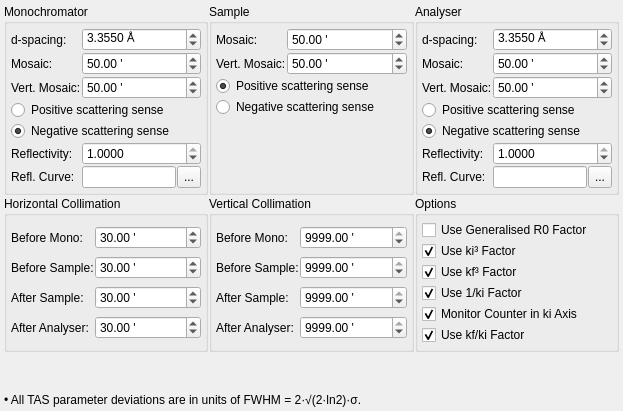
     <widget class="QWidget" name="tabTAS">
      <attribute name="title">
       <string>TAS</string>
      </attribute>
      <layout class="QGridLayout" name="gridLayout_2">
       <property name="leftMargin">
        <number>4</number>
       </property>
       <property name="topMargin">
        <number>4</number>
       </property>
       <property name="rightMargin">
        <number>4</number>
       </property>
       <property name="bottomMargin">
        <number>4</number>
       </property>
       <property name="spacing">
        <number>1</number>
       </property>
       <item row="0" column="2">
        <widget class="QGroupBox" name="groupBox_2">
         <property name="sizePolicy">
          <sizepolicy hsizetype="Preferred" vsizetype="Preferred">
           <horstretch>1</horstretch>
           <verstretch>0</verstretch>
          </sizepolicy>
         </property>
         <property name="title">
          <string>Analyser</string>
         </property>
         <layout class="QGridLayout" name="gridLayout_36">
          <property name="leftMargin">
           <number>4</number>
          </property>
          <property name="topMargin">
           <number>4</number>
          </property>
          <property name="rightMargin">
           <number>4</number>
          </property>
          <property name="bottomMargin">
           <number>4</number>
          </property>
          <property name="spacing">
           <number>1</number>
          </property>
          <item row="0" column="0">
           <widget class="QLabel" name="label_32">
            <property name="sizePolicy">
             <sizepolicy hsizetype="Fixed" vsizetype="Preferred">
              <horstretch>0</horstretch>
              <verstretch>0</verstretch>
             </sizepolicy>
            </property>
            <property name="text">
             <string>d-spacing:</string>
            </property>
           </widget>
          </item>
          <item row="1" column="0">
           <widget class="QLabel" name="label_33">
            <property name="sizePolicy">
             <sizepolicy hsizetype="Fixed" vsizetype="Preferred">
              <horstretch>0</horstretch>
              <verstretch>0</verstretch>
             </sizepolicy>
            </property>
            <property name="text">
             <string>Mosaic:</string>
            </property>
           </widget>
          </item>
          <item row="2" column="0">
           <widget class="QLabel" name="label_33b">
            <property name="sizePolicy">
             <sizepolicy hsizetype="Fixed" vsizetype="Preferred">
              <horstretch>0</horstretch>
              <verstretch>0</verstretch>
             </sizepolicy>
            </property>
            <property name="text">
             <string>Vert. Mosaic:</string>
            </property>
           </widget>
          </item>
          <item row="5" column="0">
           <widget class="QLabel" name="label_34">
            <property name="text">
             <string>Reflectivity:</string>
            </property>
           </widget>
          </item>
          <item row="6" column="0">
           <widget class="QLabel" name="label_17">
            <property name="text">
             <string>Refl. Curve:</string>
            </property>
           </widget>
          </item>
          <item row="6" column="1">
           <widget class="QLineEdit" name="editAnaEffic"/>
          </item>
          <item row="6" column="2">
           <widget class="QToolButton" name="btnAnaEffic">
            <property name="sizePolicy">
             <sizepolicy hsizetype="Fixed" vsizetype="Preferred">
              <horstretch>0</horstretch>
              <verstretch>0</verstretch>
             </sizepolicy>
            </property>
            <property name="toolTip">
             <string>Browse for reflectivity files.</string>
            </property>
            <property name="text">
             <string>...</string>
            </property>
           </widget>
          </item>
          <item row="5" column="1" colspan="2">
           <widget class="QDoubleSpinBox" name="spinAnaEffic">
            <property name="decimals">
             <number>4</number>
            </property>
            <property name="maximum">
             <double>1.000000000000000</double>
            </property>
            <property name="singleStep">
             <double>0.010000000000000</double>
            </property>
            <property name="value">
             <double>1.000000000000000</double>
            </property>
           </widget>
          </item>
          <item row="4" column="0" colspan="3">
           <widget class="QRadioButton" name="radioAnaScatterMinus">
            <property name="text">
             <string>Negative scattering sense</string>
            </property>
            <property name="checked">
             <bool>true</bool>
            </property>
           </widget>
          </item>
          <item row="3" column="0" colspan="3">
           <widget class="QRadioButton" name="radioAnaScatterPlus">
            <property name="text">
             <string>Positive scattering sense</string>
            </property>
            <property name="checked">
             <bool>false</bool>
            </property>
           </widget>
          </item>
          <item row="2" column="1" colspan="2">
           <widget class="QDoubleSpinBox" name="spinAnaMosaicV">
            <property name="suffix">
             <string> '</string>
            </property>
            <property name="decimals">
             <number>2</number>
            </property>
            <property name="maximum">
             <double>999.000000000000000</double>
            </property>
            <property name="value">
             <double>50.000000000000000</double>
            </property>
           </widget>
          </item>
          <item row="1" column="1" colspan="2">
           <widget class="QDoubleSpinBox" name="spinAnaMosaic">
            <property name="suffix">
             <string> '</string>
            </property>
            <property name="decimals">
             <number>2</number>
            </property>
            <property name="maximum">
             <double>999.000000000000000</double>
            </property>
            <property name="value">
             <double>50.000000000000000</double>
            </property>
           </widget>
          </item>
          <item row="0" column="1" colspan="2">
           <widget class="QDoubleSpinBox" name="spinAnad">
            <property name="suffix">
             <string> Å</string>
            </property>
            <property name="decimals">
             <number>4</number>
            </property>
            <property name="singleStep">
             <double>0.050000000000000</double>
            </property>
            <property name="value">
             <double>3.355000000000000</double>
            </property>
           </widget>
          </item>
         </layout>
        </widget>
       </item>
       <item row="1" column="0">
        <widget class="QGroupBox" name="groupBox_5">
         <property name="sizePolicy">
          <sizepolicy hsizetype="Preferred" vsizetype="Preferred">
           <horstretch>0</horstretch>
           <verstretch>0</verstretch>
          </sizepolicy>
         </property>
         <property name="title">
          <string>Horizontal Collimation</string>
         </property>
         <layout class="QGridLayout" name="gridLayout_39">
          <property name="leftMargin">
           <number>4</number>
          </property>
          <property name="topMargin">
           <number>4</number>
          </property>
          <property name="rightMargin">
           <number>4</number>
          </property>
          <property name="bottomMargin">
           <number>4</number>
          </property>
          <property name="spacing">
           <number>1</number>
          </property>
          <item row="0" column="0">
           <widget class="QLabel" name="label_22">
            <property name="sizePolicy">
             <sizepolicy hsizetype="Fixed" vsizetype="Preferred">
              <horstretch>0</horstretch>
              <verstretch>0</verstretch>
             </sizepolicy>
            </property>
            <property name="text">
             <string>Before Mono:</string>
            </property>
           </widget>
          </item>
          <item row="0" column="1" colspan="2">
           <widget class="QDoubleSpinBox" name="spinHCollMono">
            <property name="suffix">
             <string> '</string>
            </property>
            <property name="maximum">
             <double>9999.000000000000000</double>
            </property>
            <property name="value">
             <double>30.000000000000000</double>
            </property>
           </widget>
          </item>
          <item row="1" column="0">
           <widget class="QLabel" name="label_23">
            <property name="sizePolicy">
             <sizepolicy hsizetype="Fixed" vsizetype="Preferred">
              <horstretch>0</horstretch>
              <verstretch>0</verstretch>
             </sizepolicy>
            </property>
            <property name="text">
             <string>Before Sample:</string>
            </property>
           </widget>
          </item>
          <item row="1" column="1" colspan="2">
           <widget class="QDoubleSpinBox" name="spinHCollBSample">
            <property name="suffix">
             <string> '</string>
            </property>
            <property name="maximum">
             <double>9999.000000000000000</double>
            </property>
            <property name="value">
             <double>30.000000000000000</double>
            </property>
           </widget>
          </item>
          <item row="2" column="0">
           <widget class="QLabel" name="label_24">
            <property name="sizePolicy">
             <sizepolicy hsizetype="Fixed" vsizetype="Preferred">
              <horstretch>0</horstretch>
              <verstretch>0</verstretch>
             </sizepolicy>
            </property>
            <property name="text">
             <string>After Sample:</string>
            </property>
           </widget>
          </item>
          <item row="2" column="1" colspan="2">
           <widget class="QDoubleSpinBox" name="spinHCollASample">
            <property name="suffix">
             <string> '</string>
            </property>
            <property name="maximum">
             <double>9999.000000000000000</double>
            </property>
            <property name="value">
             <double>30.000000000000000</double>
            </property>
           </widget>
          </item>
          <item row="3" column="0">
           <widget class="QLabel" name="label_25">
            <property name="sizePolicy">
             <sizepolicy hsizetype="Fixed" vsizetype="Preferred">
              <horstretch>0</horstretch>
              <verstretch>0</verstretch>
             </sizepolicy>
            </property>
            <property name="text">
             <string>After Analyser:</string>
            </property>
           </widget>
          </item>
          <item row="3" column="1" colspan="2">
           <widget class="QDoubleSpinBox" name="spinHCollAna">
            <property name="suffix">
             <string> '</string>
            </property>
            <property name="maximum">
             <double>9999.000000000000000</double>
            </property>
            <property name="value">
             <double>30.000000000000000</double>
            </property>
           </widget>
          </item>
         </layout>
        </widget>
       </item>
       <item row="0" column="0">
        <widget class="QGroupBox" name="groupBox">
         <property name="sizePolicy">
          <sizepolicy hsizetype="Preferred" vsizetype="Preferred">
           <horstretch>1</horstretch>
           <verstretch>0</verstretch>
          </sizepolicy>
         </property>
         <property name="title">
          <string>Monochromator</string>
         </property>
         <layout class="QGridLayout" name="gridLayout_34">
          <property name="leftMargin">
           <number>4</number>
          </property>
          <property name="topMargin">
           <number>4</number>
          </property>
          <property name="rightMargin">
           <number>4</number>
          </property>
          <property name="bottomMargin">
           <number>4</number>
          </property>
          <property name="spacing">
           <number>1</number>
          </property>
          <item row="0" column="0">
           <widget class="QLabel" name="label_29">
            <property name="sizePolicy">
             <sizepolicy hsizetype="Fixed" vsizetype="Preferred">
              <horstretch>0</horstretch>
              <verstretch>0</verstretch>
             </sizepolicy>
            </property>
            <property name="text">
             <string>d-spacing:</string>
            </property>
           </widget>
          </item>
          <item row="2" column="0">
           <widget class="QLabel" name="label_29b">
            <property name="sizePolicy">
             <sizepolicy hsizetype="Fixed" vsizetype="Preferred">
              <horstretch>0</horstretch>
              <verstretch>0</verstretch>
             </sizepolicy>
            </property>
            <property name="text">
             <string>Vert. Mosaic:</string>
            </property>
           </widget>
          </item>
          <item row="1" column="0">
           <widget class="QLabel" name="label_30">
            <property name="sizePolicy">
             <sizepolicy hsizetype="Fixed" vsizetype="Preferred">
              <horstretch>0</horstretch>
              <verstretch>0</verstretch>
             </sizepolicy>
            </property>
            <property name="text">
             <string>Mosaic:</string>
            </property>
           </widget>
          </item>
          <item row="5" column="0">
           <widget class="QLabel" name="label_31">
            <property name="text">
             <string>Reflectivity:</string>
            </property>
           </widget>
          </item>
          <item row="6" column="0">
           <widget class="QLabel" name="label_16">
            <property name="text">
             <string>Refl. Curve:</string>
            </property>
           </widget>
          </item>
          <item row="6" column="1">
           <widget class="QLineEdit" name="editMonoRefl">
            <property name="sizePolicy">
             <sizepolicy hsizetype="Expanding" vsizetype="Fixed">
              <horstretch>0</horstretch>
              <verstretch>0</verstretch>
             </sizepolicy>
            </property>
           </widget>
          </item>
          <item row="5" column="1" colspan="2">
           <widget class="QDoubleSpinBox" name="spinMonoRefl">
            <property name="decimals">
             <number>4</number>
            </property>
            <property name="maximum">
             <double>1.000000000000000</double>
            </property>
            <property name="singleStep">
             <double>0.010000000000000</double>
            </property>
            <property name="value">
             <double>1.000000000000000</double>
            </property>
           </widget>
          </item>
          <item row="4" column="0" colspan="3">
           <widget class="QRadioButton" name="radioMonoScatterMinus">
            <property name="text">
             <string>Negative scattering sense</string>
            </property>
            <property name="checked">
             <bool>true</bool>
            </property>
           </widget>
          </item>
          <item row="3" column="0" colspan="3">
           <widget class="QRadioButton" name="radioMonoScatterPlus">
            <property name="text">
             <string>Positive scattering sense</string>
            </property>
            <property name="checked">
             <bool>false</bool>
            </property>
           </widget>
          </item>
          <item row="2" column="1" colspan="2">
           <widget class="QDoubleSpinBox" name="spinMonoMosaicV">
            <property name="suffix">
             <string> '</string>
            </property>
            <property name="decimals">
             <number>2</number>
            </property>
            <property name="maximum">
             <double>999.000000000000000</double>
            </property>
            <property name="value">
             <double>50.000000000000000</double>
            </property>
           </widget>
          </item>
          <item row="1" column="1" colspan="2">
           <widget class="QDoubleSpinBox" name="spinMonoMosaic">
            <property name="suffix">
             <string> '</string>
            </property>
            <property name="decimals">
             <number>2</number>
            </property>
            <property name="maximum">
             <double>999.000000000000000</double>
            </property>
            <property name="value">
             <double>50.000000000000000</double>
            </property>
           </widget>
          </item>
          <item row="0" column="1" colspan="2">
           <widget class="QDoubleSpinBox" name="spinMonod">
            <property name="suffix">
             <string> Å</string>
            </property>
            <property name="decimals">
             <number>4</number>
            </property>
            <property name="singleStep">
             <double>0.050000000000000</double>
            </property>
            <property name="value">
             <double>3.355000000000000</double>
            </property>
           </widget>
          </item>
          <item row="6" column="2">
           <widget class="QToolButton" name="btnMonoRefl">
            <property name="sizePolicy">
             <sizepolicy hsizetype="Fixed" vsizetype="Preferred">
              <horstretch>0</horstretch>
              <verstretch>0</verstretch>
             </sizepolicy>
            </property>
            <property name="toolTip">
             <string>Browse for reflectivity files.</string>
            </property>
            <property name="text">
             <string>...</string>
            </property>
           </widget>
          </item>
         </layout>
        </widget>
       </item>
       <item row="2" column="0" colspan="3">
        <spacer name="verticalSpacer_3">
         <property name="orientation">
          <enum>Qt::Vertical</enum>
         </property>
         <property name="sizeHint" stdset="0">
          <size>
           <width>20</width>
           <height>40</height>
          </size>
         </property>
        </spacer>
       </item>
       <item row="1" column="2">
        <widget class="QGroupBox" name="groupBox_28">
         <property name="sizePolicy">
          <sizepolicy hsizetype="Preferred" vsizetype="Preferred">
           <horstretch>0</horstretch>
           <verstretch>0</verstretch>
          </sizepolicy>
         </property>
         <property name="title">
          <string>Options</string>
         </property>
         <layout class="QGridLayout" name="gridLayout_37">
          <property name="leftMargin">
           <number>4</number>
          </property>
          <property name="topMargin">
           <number>4</number>
          </property>
          <property name="rightMargin">
           <number>4</number>
          </property>
          <property name="bottomMargin">
           <number>4</number>
          </property>
          <property name="spacing">
           <number>1</number>
          </property>
          <item row="0" column="0">
           <widget class="QCheckBox" name="checkUseGeneralR0">
            <property name="toolTip">
             <string>Use generalised R0 calculation method. Should normally be left unchecked.</string>
            </property>
            <property name="text">
             <string>Use Generalised R0 Factor</string>
            </property>
            <property name="checked">
             <bool>false</bool>
            </property>
           </widget>
          </item>
          <item row="1" column="0">
           <widget class="QCheckBox" name="checkUseKi3">
            <property name="toolTip">
             <string>Monochromator factor. Not needed if a monitor counter is used in the ki axis.</string>
            </property>
            <property name="text">
             <string>Use ki³ Factor</string>
            </property>
            <property name="checked">
             <bool>true</bool>
            </property>
           </widget>
          </item>
          <item row="2" column="0">
           <widget class="QCheckBox" name="checkUseKf3">
            <property name="toolTip">
             <string>Analyser factor. Not needed for kf=const mode.</string>
            </property>
            <property name="text">
             <string>Use kf³ Factor</string>
            </property>
            <property name="checked">
             <bool>true</bool>
            </property>
           </widget>
          </item>
          <item row="3" column="0">
           <widget class="QCheckBox" name="checkUseKi">
            <property name="toolTip">
             <string>Monitor factor. In kf=const mode, this and the kf/ki factor cancel out, and are not needed.</string>
            </property>
            <property name="text">
             <string>Use 1/ki Factor</string>
            </property>
            <property name="checked">
             <bool>true</bool>
            </property>
           </widget>
          </item>
          <item row="4" column="0">
           <widget class="QCheckBox" name="checkUseMonitor">
            <property name="toolTip">
             <string>Normalise R0 to the incoming resolution volume.</string>
            </property>
            <property name="text">
             <string>Monitor Counter in ki Axis</string>
            </property>
            <property name="checked">
             <bool>true</bool>
            </property>
           </widget>
          </item>
          <item row="5" column="0">
           <widget class="QCheckBox" name="checkUseKfKi">
            <property name="toolTip">
             <string>Factor in conversion from dynamical structure factor S(Q,E) to double-differential scattering cross-section. Not needed if a monitor counter is used in the ki axis.</string>
            </property>
            <property name="text">
             <string>Use kf/ki Factor</string>
            </property>
            <property name="checked">
             <bool>true</bool>
            </property>
           </widget>
          </item>
         </layout>
        </widget>
       </item>
       <item row="1" column="1">
        <widget class="QGroupBox" name="groupBox_6">
         <property name="sizePolicy">
          <sizepolicy hsizetype="Preferred" vsizetype="Preferred">
           <horstretch>0</horstretch>
           <verstretch>0</verstretch>
          </sizepolicy>
         </property>
         <property name="title">
          <string>Vertical Collimation</string>
         </property>
         <layout class="QGridLayout" name="gridLayout_38">
          <property name="leftMargin">
           <number>4</number>
          </property>
          <property name="topMargin">
           <number>4</number>
          </property>
          <property name="rightMargin">
           <number>4</number>
          </property>
          <property name="bottomMargin">
           <number>4</number>
          </property>
          <property name="spacing">
           <number>1</number>
          </property>
          <item row="0" column="0">
           <widget class="QLabel" name="label_35">
            <property name="sizePolicy">
             <sizepolicy hsizetype="Fixed" vsizetype="Preferred">
              <horstretch>0</horstretch>
              <verstretch>0</verstretch>
             </sizepolicy>
            </property>
            <property name="text">
             <string>Before Mono:</string>
            </property>
           </widget>
          </item>
          <item row="0" column="1">
           <widget class="QDoubleSpinBox" name="spinVCollMono">
            <property name="suffix">
             <string> '</string>
            </property>
            <property name="maximum">
             <double>9999.000000000000000</double>
            </property>
            <property name="value">
             <double>9999.000000000000000</double>
            </property>
           </widget>
          </item>
          <item row="1" column="0">
           <widget class="QLabel" name="label_36">
            <property name="sizePolicy">
             <sizepolicy hsizetype="Fixed" vsizetype="Preferred">
              <horstretch>0</horstretch>
              <verstretch>0</verstretch>
             </sizepolicy>
            </property>
            <property name="text">
             <string>Before Sample:</string>
            </property>
           </widget>
          </item>
          <item row="1" column="1">
           <widget class="QDoubleSpinBox" name="spinVCollBSample">
            <property name="suffix">
             <string> '</string>
            </property>
            <property name="maximum">
             <double>9999.000000000000000</double>
            </property>
            <property name="value">
             <double>9999.000000000000000</double>
            </property>
           </widget>
          </item>
          <item row="2" column="0">
           <widget class="QLabel" name="label_37">
            <property name="sizePolicy">
             <sizepolicy hsizetype="Fixed" vsizetype="Preferred">
              <horstretch>0</horstretch>
              <verstretch>0</verstretch>
             </sizepolicy>
            </property>
            <property name="text">
             <string>After Sample:</string>
            </property>
           </widget>
          </item>
          <item row="2" column="1">
           <widget class="QDoubleSpinBox" name="spinVCollASample">
            <property name="suffix">
             <string> '</string>
            </property>
            <property name="maximum">
             <double>9999.000000000000000</double>
            </property>
            <property name="value">
             <double>9999.000000000000000</double>
            </property>
           </widget>
          </item>
          <item row="3" column="0">
           <widget class="QLabel" name="label_38">
            <property name="sizePolicy">
             <sizepolicy hsizetype="Fixed" vsizetype="Preferred">
              <horstretch>0</horstretch>
              <verstretch>0</verstretch>
             </sizepolicy>
            </property>
            <property name="text">
             <string>After Analyser:</string>
            </property>
           </widget>
          </item>
          <item row="3" column="1">
           <widget class="QDoubleSpinBox" name="spinVCollAna">
            <property name="suffix">
             <string> '</string>
            </property>
            <property name="maximum">
             <double>9999.000000000000000</double>
            </property>
            <property name="value">
             <double>9999.000000000000000</double>
            </property>
           </widget>
          </item>
         </layout>
        </widget>
       </item>
       <item row="0" column="1">
        <widget class="QGroupBox" name="groupBox_3">
         <property name="sizePolicy">
          <sizepolicy hsizetype="Preferred" vsizetype="Preferred">
           <horstretch>1</horstretch>
           <verstretch>0</verstretch>
          </sizepolicy>
         </property>
         <property name="title">
          <string>Sample</string>
         </property>
         <layout class="QGridLayout" name="gridLayout_35">
          <property name="leftMargin">
           <number>4</number>
          </property>
          <property name="topMargin">
           <number>4</number>
          </property>
          <property name="rightMargin">
           <number>4</number>
          </property>
          <property name="bottomMargin">
           <number>4</number>
          </property>
          <property name="spacing">
           <number>1</number>
          </property>
          <item row="3" column="0" colspan="3">
           <widget class="QRadioButton" name="radioSampleScatterMinus">
            <property name="text">
             <string>Negative scattering sense</string>
            </property>
           </widget>
          </item>
          <item row="0" column="0">
           <widget class="QLabel" name="label_28">
            <property name="sizePolicy">
             <sizepolicy hsizetype="Fixed" vsizetype="Preferred">
              <horstretch>0</horstretch>
              <verstretch>0</verstretch>
             </sizepolicy>
            </property>
            <property name="text">
             <string>Mosaic:</string>
            </property>
           </widget>
          </item>
          <item row="0" column="1" colspan="2">
           <widget class="QDoubleSpinBox" name="spinSampleMosaic">
            <property name="suffix">
             <string> '</string>
            </property>
            <property name="decimals">
             <number>2</number>
            </property>
            <property name="maximum">
             <double>999.000000000000000</double>
            </property>
            <property name="value">
             <double>50.000000000000000</double>
            </property>
           </widget>
          </item>
          <item row="1" column="0">
           <widget class="QLabel" name="label_38b">
            <property name="sizePolicy">
             <sizepolicy hsizetype="Fixed" vsizetype="Preferred">
              <horstretch>0</horstretch>
              <verstretch>0</verstretch>
             </sizepolicy>
            </property>
            <property name="text">
             <string>Vert. Mosaic:</string>
            </property>
           </widget>
          </item>
          <item row="2" column="0" colspan="3">
           <widget class="QRadioButton" name="radioSampleScatterPlus">
            <property name="text">
             <string>Positive scattering sense</string>
            </property>
            <property name="checked">
             <bool>true</bool>
            </property>
           </widget>
          </item>
          <item row="1" column="1" colspan="2">
           <widget class="QDoubleSpinBox" name="spinSampleMosaicV">
            <property name="suffix">
             <string> '</string>
            </property>
            <property name="decimals">
             <number>2</number>
            </property>
            <property name="maximum">
             <double>999.000000000000000</double>
            </property>
            <property name="value">
             <double>50.000000000000000</double>
            </property>
           </widget>
          </item>
          <item row="4" column="0" colspan="3">
           <spacer name="verticalSpacer">
            <property name="orientation">
             <enum>Qt::Vertical</enum>
            </property>
            <property name="sizeHint" stdset="0">
             <size>
              <width>20</width>
              <height>40</height>
             </size>
            </property>
           </spacer>
          </item>
         </layout>
        </widget>
       </item>
       <item row="3" column="0" colspan="3">
        <widget class="QLabel" name="labelTASInfo">
         <property name="sizePolicy">
          <sizepolicy hsizetype="Ignored" vsizetype="Preferred">
           <horstretch>0</horstretch>
           <verstretch>0</verstretch>
          </sizepolicy>
         </property>
         <property name="text">
          <string>• All TAS parameter deviations are in units of FWHM = 2·√(2·ln2)·σ.</string>
         </property>
        </widget>
       </item>
      </layout>
     </widget>
